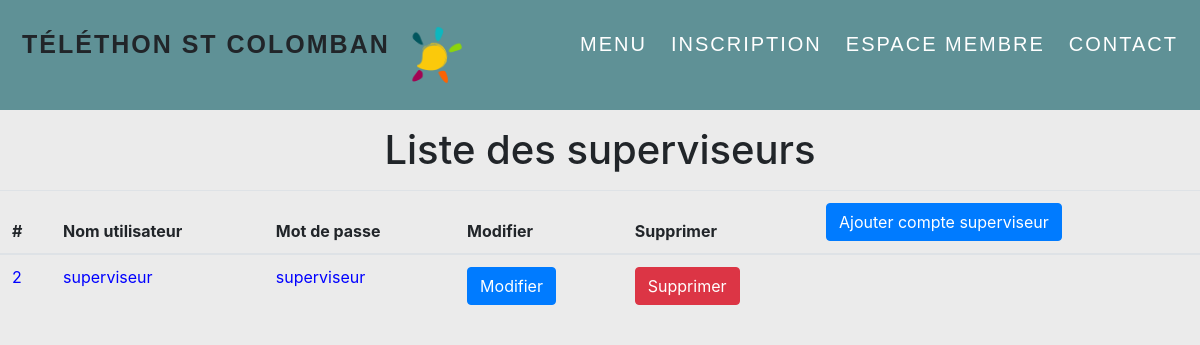
Before: /telethon_project/modification_superviseurs.php with the older database file.
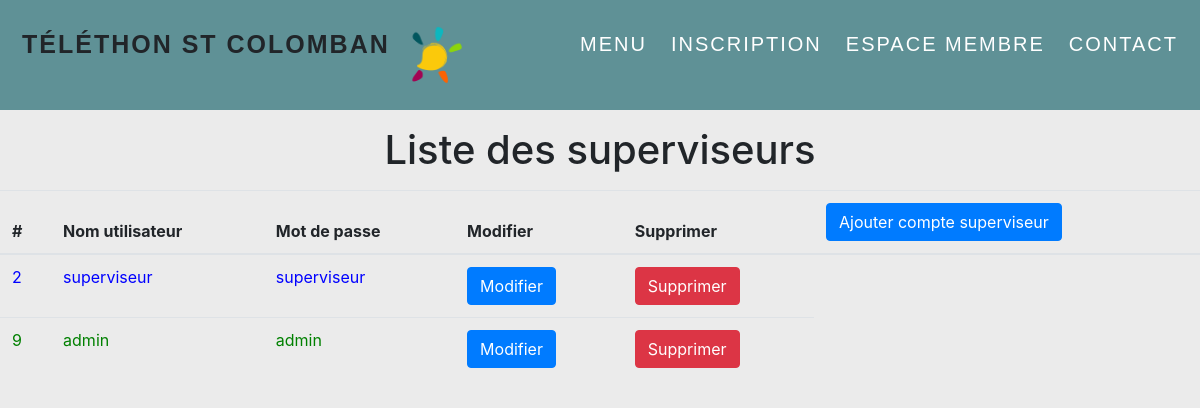
After: the same page with the newer database file.
### tables this page shows
CREATE TABLE IF NOT EXISTS `users` (
  `id` int(11) NOT NULL AUTO_INCREMENT,
  `login` varchar(45) NOT NULL,
  `password` varchar(45) NOT NULL,
  `roles_id` int(2) NOT NULL,
  PRIMARY KEY (`id`),
  KEY `fk_users_idrole` (`roles_id`)
);

### telethon_project/modification_superviseur2.php (called while the page is built, shortened)
<?php ob_start();
    $Titre = "Liste des superviseurs";
    ?>
<?php
$pdo = new PDO("mysql:dbname=projet_telethon;host=localhost", "root", "");
$stmt = $pdo->prepare("SELECT * FROM users ORDER BY id");
$stmt->execute();
$types = $stmt->fetchAll(PDO::FETCH_ASSOC);
?>

### telethon_project/modification_superviseurs.php (the view, shortened to what this page needs)
<link href="//maxcdn.bootstrapcdn.com/bootstrap/4.1.1/css/bootstrap.min.css" rel="stylesheet" id="bootstrap-css">
<body style="background-color: #EBEBEB;">
 <?php include('container.php');?> <?php require "modification_superviseur2.php" ?>
    <div class ="container" >
        <h1 class =" text-black p-2 my-2 text-center"> <?=$Titre?></h1>
      </div>
 </body>
<table class ="table">
        <thead>
            <tr>
                <th scope="col">#</th>
                <th scope="col">Nom utilisateur</th>
                <th scope="col">Mot de passe</th>
                <th scope="col">Modifier</th>
                <th scope="col">Supprimer</th>
                <th> <a href="Ajout_superviseur2.php" class ="btn btn-primary">Ajouter compte superviseur</a></th>
            </tr>
        </thead>
        <tbody>
            <?php foreach($types as $type) : ?>
       <?php if(!isset($_GET['modifier']) || $_GET['modifier'] !== $type['id']){?>
         <?php if($type['roles_id'] === '1'){  ?><style>.ligne{color: green;}</style>
            <tr class ="ligne">
                <td><?= $type['id']?></td>
                <td><?= $type['login']?></td>
                <td><?= $type['password']?></td>
                <td> <a href="?modifier=<?=$type['id']?>" class="btn btn-primary" >Modifier</a></td>
                <td> <a href="?supprimer=<?=$type['id']?>" class="btn btn-danger" id ="refresh">Supprimer</a></td>
           </tr>
             <?php } ?>
            <?php if($type['roles_id'] === '2'){  ?><style>.lignes{color: blue;}</style>
            <tr class ="lignes">
                <td><?= $type['id']?></td>
                <td><?= $type['login']?></td>
                <td><?= $type['password']?></td>
                <td> <a href="?modifier=<?=$type['id']?>" class="btn btn-primary" >Modifier</a></td>
                <td> <a href="?supprimer=<?=$type['id']?>" class="btn btn-danger" id ="refresh">Supprimer</a></td>
           </tr>
             <?php } ?>
            <?php } ?>
         <?php endforeach; ?>
        </tbody>
</table>

Changed rows visible on the page:
added users: id "9", login "admin", password "admin"
